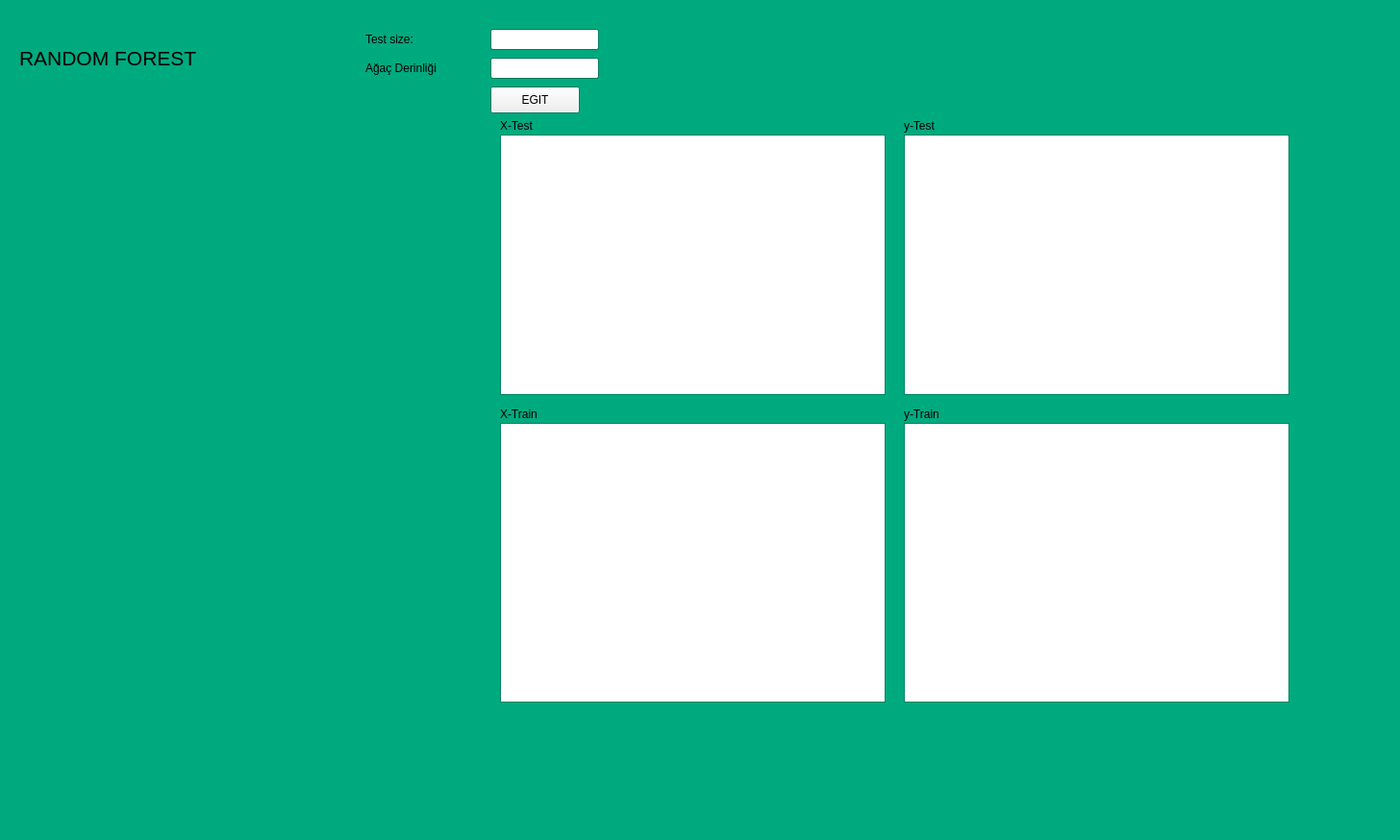
<?xml version="1.0" encoding="UTF-8"?>
<ui version="4.0">
 <class>Form</class>
 <widget class="QWidget" name="Form">
  <property name="geometry">
   <rect>
    <x>0</x>
    <y>0</y>
    <width>1456</width>
    <height>874</height>
   </rect>
  </property>
  <property name="palette">
   <palette>
    <active>
     <colorrole role="Base">
      <brush brushstyle="SolidPattern">
       <color alpha="255">
        <red>255</red>
        <green>255</green>
        <blue>255</blue>
       </color>
      </brush>
     </colorrole>
     <colorrole role="Window">
      <brush brushstyle="SolidPattern">
       <color alpha="255">
        <red>0</red>
        <green>170</green>
        <blue>127</blue>
       </color>
      </brush>
     </colorrole>
    </active>
    <inactive>
     <colorrole role="Base">
      <brush brushstyle="SolidPattern">
       <color alpha="255">
        <red>255</red>
        <green>255</green>
        <blue>255</blue>
       </color>
      </brush>
     </colorrole>
     <colorrole role="Window">
      <brush brushstyle="SolidPattern">
       <color alpha="255">
        <red>0</red>
        <green>170</green>
        <blue>127</blue>
       </color>
      </brush>
     </colorrole>
    </inactive>
    <disabled>
     <colorrole role="Base">
      <brush brushstyle="SolidPattern">
       <color alpha="255">
        <red>0</red>
        <green>170</green>
        <blue>127</blue>
       </color>
      </brush>
     </colorrole>
     <colorrole role="Window">
      <brush brushstyle="SolidPattern">
       <color alpha="255">
        <red>0</red>
        <green>170</green>
        <blue>127</blue>
       </color>
      </brush>
     </colorrole>
    </disabled>
   </palette>
  </property>
  <property name="windowTitle">
   <string>Form</string>
  </property>
  <widget class="QPushButton" name="BtnEgit">
   <property name="geometry">
    <rect>
     <x>510</x>
     <y>90</y>
     <width>93</width>
     <height>28</height>
    </rect>
   </property>
   <property name="text">
    <string>EGIT</string>
   </property>
  </widget>
  <widget class="QLineEdit" name="TxtAgacDerinligi">
   <property name="geometry">
    <rect>
     <x>510</x>
     <y>60</y>
     <width>113</width>
     <height>22</height>
    </rect>
   </property>
  </widget>
  <widget class="QLabel" name="LblAgacDerinligi">
   <property name="geometry">
    <rect>
     <x>380</x>
     <y>60</y>
     <width>121</width>
     <height>21</height>
    </rect>
   </property>
   <property name="font">
    <font>
     <pointsize>9</pointsize>
    </font>
   </property>
   <property name="text">
    <string>Ağaç Derinliği</string>
   </property>
  </widget>
  <widget class="QLabel" name="LblDeneme_2">
   <property name="geometry">
    <rect>
     <x>730</x>
     <y>1110</y>
     <width>371</width>
     <height>51</height>
    </rect>
   </property>
   <property name="text">
    <string>TextLabel</string>
   </property>
  </widget>
  <widget class="QPushButton" name="veri_egit_2">
   <property name="geometry">
    <rect>
     <x>710</x>
     <y>1180</y>
     <width>251</width>
     <height>51</height>
    </rect>
   </property>
   <property name="font">
    <font>
     <pointsize>10</pointsize>
     <weight>75</weight>
     <bold>true</bold>
    </font>
   </property>
   <property name="text">
    <string>SATIR EGIT</string>
   </property>
  </widget>
  <widget class="QLabel" name="LblPrecision_2">
   <property name="geometry">
    <rect>
     <x>20</x>
     <y>550</y>
     <width>171</width>
     <height>31</height>
    </rect>
   </property>
   <property name="font">
    <font>
     <family>Nirmala UI</family>
     <pointsize>10</pointsize>
    </font>
   </property>
   <property name="text">
    <string/>
   </property>
  </widget>
  <widget class="QLabel" name="LblRecall_2">
   <property name="geometry">
    <rect>
     <x>20</x>
     <y>590</y>
     <width>171</width>
     <height>31</height>
    </rect>
   </property>
   <property name="font">
    <font>
     <family>Nirmala UI</family>
     <pointsize>10</pointsize>
    </font>
   </property>
   <property name="text">
    <string/>
   </property>
  </widget>
  <widget class="QLabel" name="LblSpecificity_2">
   <property name="geometry">
    <rect>
     <x>20</x>
     <y>620</y>
     <width>171</width>
     <height>31</height>
    </rect>
   </property>
   <property name="font">
    <font>
     <family>Nirmala UI</family>
     <pointsize>10</pointsize>
    </font>
   </property>
   <property name="text">
    <string/>
   </property>
  </widget>
  <widget class="QLabel" name="LblAccuracy_2">
   <property name="geometry">
    <rect>
     <x>20</x>
     <y>510</y>
     <width>171</width>
     <height>31</height>
    </rect>
   </property>
   <property name="font">
    <font>
     <family>Nirmala UI</family>
     <pointsize>10</pointsize>
    </font>
   </property>
   <property name="text">
    <string/>
   </property>
  </widget>
  <widget class="QLabel" name="label_2">
   <property name="geometry">
    <rect>
     <x>60</x>
     <y>110</y>
     <width>351</width>
     <height>341</height>
    </rect>
   </property>
   <property name="palette">
    <palette>
     <active>
      <colorrole role="Base">
       <brush brushstyle="SolidPattern">
        <color alpha="255">
         <red>255</red>
         <green>255</green>
         <blue>255</blue>
        </color>
       </brush>
      </colorrole>
      <colorrole role="Window">
       <brush brushstyle="SolidPattern">
        <color alpha="255">
         <red>255</red>
         <green>255</green>
         <blue>255</blue>
        </color>
       </brush>
      </colorrole>
     </active>
     <inactive>
      <colorrole role="Base">
       <brush brushstyle="SolidPattern">
        <color alpha="255">
         <red>255</red>
         <green>255</green>
         <blue>255</blue>
        </color>
       </brush>
      </colorrole>
      <colorrole role="Window">
       <brush brushstyle="SolidPattern">
        <color alpha="255">
         <red>255</red>
         <green>255</green>
         <blue>255</blue>
        </color>
       </brush>
      </colorrole>
     </inactive>
     <disabled>
      <colorrole role="Base">
       <brush brushstyle="SolidPattern">
        <color alpha="255">
         <red>255</red>
         <green>255</green>
         <blue>255</blue>
        </color>
       </brush>
      </colorrole>
      <colorrole role="Window">
       <brush brushstyle="SolidPattern">
        <color alpha="255">
         <red>255</red>
         <green>255</green>
         <blue>255</blue>
        </color>
       </brush>
      </colorrole>
     </disabled>
    </palette>
   </property>
   <property name="text">
    <string/>
   </property>
  </widget>
  <widget class="QLabel" name="label_3">
   <property name="geometry">
    <rect>
     <x>20</x>
     <y>30</y>
     <width>251</width>
     <height>61</height>
    </rect>
   </property>
   <property name="font">
    <font>
     <pointsize>16</pointsize>
    </font>
   </property>
   <property name="text">
    <string>RANDOM FOREST</string>
   </property>
  </widget>
  <widget class="QLabel" name="LblAgacDerinligi_2">
   <property name="geometry">
    <rect>
     <x>380</x>
     <y>30</y>
     <width>121</width>
     <height>21</height>
    </rect>
   </property>
   <property name="font">
    <font>
     <pointsize>9</pointsize>
    </font>
   </property>
   <property name="text">
    <string>Test size:</string>
   </property>
  </widget>
  <widget class="QLineEdit" name="TxtTestSize">
   <property name="geometry">
    <rect>
     <x>510</x>
     <y>30</y>
     <width>113</width>
     <height>22</height>
    </rect>
   </property>
  </widget>
  <widget class="QLabel" name="LblKomsulukDegeri_2">
   <property name="geometry">
    <rect>
     <x>520</x>
     <y>120</y>
     <width>121</width>
     <height>21</height>
    </rect>
   </property>
   <property name="font">
    <font>
     <pointsize>9</pointsize>
    </font>
   </property>
   <property name="text">
    <string>X-Test</string>
   </property>
  </widget>
  <widget class="QTableWidget" name="TableX_train">
   <property name="geometry">
    <rect>
     <x>520</x>
     <y>440</y>
     <width>401</width>
     <height>291</height>
    </rect>
   </property>
  </widget>
  <widget class="QLabel" name="LblKomsulukDegeri_4">
   <property name="geometry">
    <rect>
     <x>520</x>
     <y>420</y>
     <width>121</width>
     <height>21</height>
    </rect>
   </property>
   <property name="font">
    <font>
     <pointsize>9</pointsize>
    </font>
   </property>
   <property name="text">
    <string>X-Train</string>
   </property>
  </widget>
  <widget class="QLabel" name="LblKomsulukDegeri_5">
   <property name="geometry">
    <rect>
     <x>940</x>
     <y>420</y>
     <width>121</width>
     <height>21</height>
    </rect>
   </property>
   <property name="font">
    <font>
     <pointsize>9</pointsize>
    </font>
   </property>
   <property name="text">
    <string>y-Train</string>
   </property>
  </widget>
  <widget class="QTableWidget" name="TableY_train">
   <property name="geometry">
    <rect>
     <x>940</x>
     <y>440</y>
     <width>401</width>
     <height>291</height>
    </rect>
   </property>
  </widget>
  <widget class="QTableWidget" name="TableY_test">
   <property name="geometry">
    <rect>
     <x>940</x>
     <y>140</y>
     <width>401</width>
     <height>271</height>
    </rect>
   </property>
  </widget>
  <widget class="QTableWidget" name="TableX_test">
   <property name="geometry">
    <rect>
     <x>520</x>
     <y>140</y>
     <width>401</width>
     <height>271</height>
    </rect>
   </property>
  </widget>
  <widget class="QLabel" name="LblKomsulukDegeri_3">
   <property name="geometry">
    <rect>
     <x>940</x>
     <y>120</y>
     <width>121</width>
     <height>21</height>
    </rect>
   </property>
   <property name="font">
    <font>
     <pointsize>9</pointsize>
    </font>
   </property>
   <property name="text">
    <string>y-Test</string>
   </property>
  </widget>
 </widget>
 <resources/>
 <connections/>
</ui>
